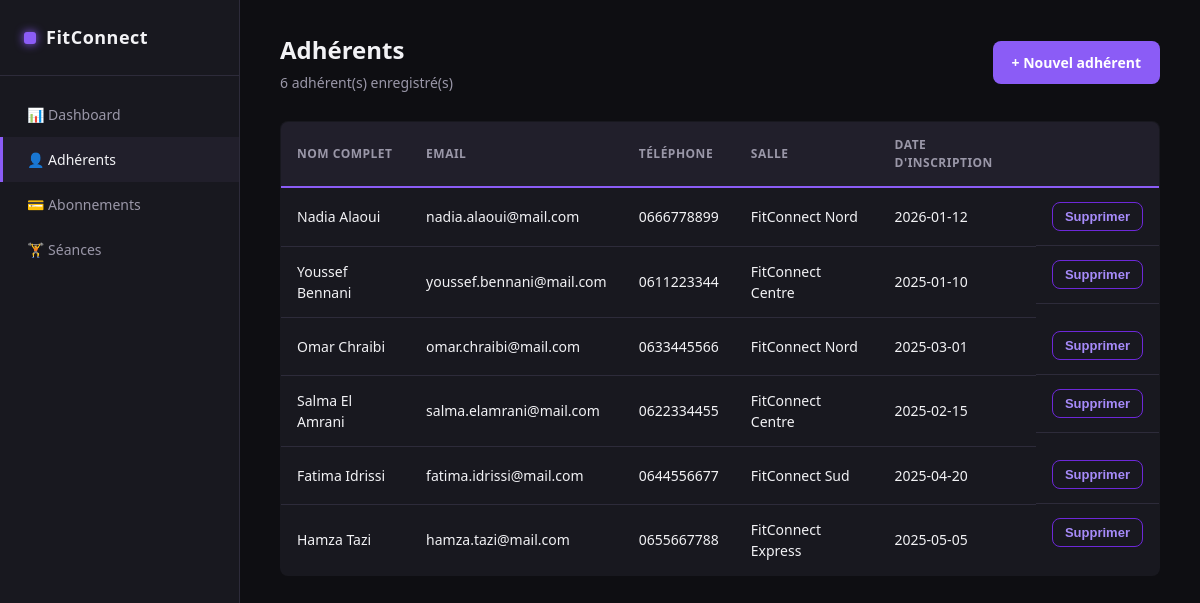
The page /public/index.php?page=adherents on the database its author committed.
### tables this page shows
CREATE TABLE adherents (
    id_adherent     INT AUTO_INCREMENT PRIMARY KEY,
    nom             VARCHAR(100) NOT NULL,
    prenom          VARCHAR(100) NOT NULL,
    email           VARCHAR(150) NOT NULL UNIQUE,
    telephone       VARCHAR(20)  NULL,
    date_naissance  DATE         NULL,
    date_inscription DATE        NOT NULL DEFAULT (CURRENT_DATE),
    id_salle        INT          NOT NULL,
    CONSTRAINT fk_adherent_salle
        FOREIGN KEY (id_salle) REFERENCES salles(id_salle)
        ON UPDATE CASCADE ON DELETE RESTRICT
);

### app/Controllers/AdherentController.php (called while the page is built, shortened)
<?php
class AdherentController
{
    private AdherentService $adherentService;
    private SalleRepository $salleRepository;
    public function __construct(AdherentService $adherentService, SalleRepository $salleRepository)
    {
        $this->adherentService = $adherentService;
        $this->salleRepository = $salleRepository;
    }
    public function index(): void
    {
        $adherents = $this->adherentService->listerTous();
        $salles = $this->salleRepository->findAll();
        $sallesParId = [];
        foreach ($salles as $s) {
            $sallesParId[$s['id_salle']] = $s['nom'];
        }
        require __DIR__ . '/../../views/adherents/index.php';
    }
}

### app/Services/AdherentService.php (called while the page is built, shortened)
<?php
class AdherentService
{
    private AdherentRepository $adherentRepository;
    public function __construct(AdherentRepository $adherentRepository)
    {
        $this->adherentRepository = $adherentRepository;
    }
    public function listerTous(): array
    {
        return $this->adherentRepository->findAll();
    }
}

### app/Repositories/AdherentRepository.php (called while the page is built, shortened)
<?php
class AdherentRepository
{
    private PDO $pdo;
    public function __construct(PDO $pdo)
    {
        $this->pdo = $pdo;
    }
    public function findAll(): array
    {
        $stmt = $this->pdo->query(
            'SELECT * FROM adherents ORDER BY nom, prenom'
        );
        return array_map(fn($row) => Adherent::fromArray($row), $stmt->fetchAll());
    }
}

### app/Entities/Adherent.php (called while the page is built, shortened)
<?php
class Adherent
{
    private ?int $idAdherent;
    private string $nom;
    private string $prenom;
    private string $email;
    private ?string $telephone;
    private string $dateInscription;
    private int $idSalle;
    public function __construct(
        ?int $idAdherent,
        string $nom,
        string $prenom,
        string $email,
        ?string $telephone,
        ?string $dateNaissance,
        string $dateInscription,
        int $idSalle
    ) {
        $this->idAdherent = $idAdherent;
        $this->nom = $nom;
        $this->prenom = $prenom;
        $this->telephone = $telephone;
        $this->dateInscription = $dateInscription;
        $this->idSalle = $idSalle;
    }
    public function getIdAdherent(): ?int { return $this->idAdherent; }
    public function getEmail(): string { return $this->email; }
    public function getTelephone(): ?string { return $this->telephone; }
    public function getDateInscription(): string { return $this->dateInscription; }
    public function getIdSalle(): int { return $this->idSalle; }
    public function getNomComplet(): string
    {
        return $this->prenom . ' ' . $this->nom;
    }
    public function setEmail(string $email): void
    {
        $this->email = $email;
    }
    public static function fromArray(array $row): self
    {
        return new self(
            (int) $row['id_adherent'],
            $row['nom'],
            $row['prenom'],
            $row['email'],
            $row['telephone'] ?? null,
            $row['date_naissance'] ?? null,
            $row['date_inscription'],
            (int) $row['id_salle']
        );
    }
}

### app/Repositories/SalleRepository.php (called while the page is built, shortened)
<?php
class SalleRepository
{
    private PDO $pdo;
    public function __construct(PDO $pdo)
    {
        $this->pdo = $pdo;
    }
    public function findAll(): array
    {
        $stmt = $this->pdo->query('SELECT * FROM salles ORDER BY nom');
        return $stmt->fetchAll();
    }
}

### views/adherents/index.php (the view, shortened to what this page needs)
<?php
require __DIR__ . '/../layout/header.php';
?>
<div class="topbar">
    <div>
        <h1>Adhérents</h1>
        <div class="subtitle"><?= count($adherents) ?> adhérent(s) enregistré(s)</div>
    </div>
    <a href="index.php?page=adherents&action=create" class="btn btn-primary">+ Nouvel adhérent</a>
</div>
<?php if (empty($adherents)): ?>
    <div class="card"><div class="empty-state">Aucun adhérent pour le moment. Cliquez sur « Nouvel adhérent » pour commencer.</div></div>
<?php else: ?>
<table>
    <thead>
        <tr>
            <th>Nom complet</th>
            <th>Email</th>
            <th>Téléphone</th>
            <th>Salle</th>
            <th>Date d'inscription</th>
            <th></th>
        </tr>
    </thead>
    <tbody>
        <?php foreach ($adherents as $a): ?>
        <tr>
            <td><?= htmlspecialchars($a->getNomComplet()) ?></td>
            <td><?= htmlspecialchars($a->getEmail()) ?></td>
            <td><?= htmlspecialchars($a->getTelephone() ?? '—') ?></td>
            <td><?= htmlspecialchars($sallesParId[$a->getIdSalle()] ?? '—') ?></td>
            <td><?= htmlspecialchars($a->getDateInscription()) ?></td>
            <td class="actions-cell">
                <form method="post" action="index.php?page=adherents&action=delete&id=<?= $a->getIdAdherent() ?>"
                      onsubmit="return confirm('Supprimer cet adhérent ?');">
                    <button type="submit" class="btn btn-danger btn-sm">Supprimer</button>
                </form>
            </td>
        </tr>
        <?php endforeach; ?>
    </tbody>
</table>
<?php endif; ?>
<?php require __DIR__ . '/../layout/footer.php'; ?>

### public/assets/css/style.css (style rules this page uses)
:root { --color-bg: #0e0e12; --color-surface: #18181f; --color-surface-alt: #211f2b; --color-border: #2d2b3a; --color-red: #8b5cf6; --color-red-dark: #6d28d9; --color-red-light: #a78bfa; --color-text: #f2f2f5; --color-text-muted: #9a97a8; --color-success: #2ecc71; --color-warning: #f5a623; --radius: 8px; --shadow: 0 4px 14px rgba(0, 0, 0, 0.4); --font: 'Segoe UI', Roboto, -apple-system, sans-serif; }
* { box-sizing: border-box; }
body { margin: 0; font-family: var(--font); background: var(--color-bg); color: var(--color-text); line-height: 1.5; }
a { color: var(--color-red-light); text-decoration: none; }
.topbar { display: flex; justify-content: space-between; align-items: center; margin-bottom: 28px; }
.topbar h1 { font-size: 24px; margin: 0; font-weight: 700; }
.topbar .subtitle { color: var(--color-text-muted); font-size: 14px; margin-top: 4px; }
.btn { display: inline-flex; align-items: center; gap: 6px; padding: 10px 18px; border-radius: var(--radius); font-size: 14px; font-weight: 600; border: 1px solid transparent; cursor: pointer; text-decoration: none; }
.btn-primary { background: var(--color-red); color: #fff; }
.btn-danger { background: transparent; border-color: var(--color-red-dark); color: var(--color-red-light); }
.btn-sm { padding: 6px 12px; font-size: 13px; }
table { width: 100%; border-collapse: collapse; background: var(--color-surface); border-radius: var(--radius); overflow: hidden; border: 1px solid var(--color-border); }
thead th { background: var(--color-surface-alt); text-align: left; padding: 14px 16px; font-size: 12px; text-transform: uppercase; letter-spacing: 0.5px; color: var(--color-text-muted); border-bottom: 2px solid var(--color-red); }
tbody td { padding: 14px 16px; border-bottom: 1px solid var(--color-border); font-size: 14px; }
tbody tr:last-child td { border-bottom: none; }
.actions-cell { display: flex; gap: 8px; }

### rows shown on the page
adherents: $a->getNomComplet() "Nadia Alaoui", email "nadia.alaoui@mail.com", telephone "0666778899", id_salle "FitConnect Nord", date_inscription "2026-01-12"
adherents: $a->getNomComplet() "Youssef Bennani", email "youssef.bennani@mail.com", telephone "0611223344", id_salle "FitConnect Centre", date_inscription "2025-01-10"
adherents: $a->getNomComplet() "Omar Chraibi", email "omar.chraibi@mail.com", telephone "0633445566", id_salle "FitConnect Nord", date_inscription "2025-03-01"
adherents: $a->getNomComplet() "Salma El Amrani", email "salma.elamrani@mail.com", telephone "0622334455", id_salle "FitConnect Centre", date_inscription "2025-02-15"
adherents: $a->getNomComplet() "Fatima Idrissi", email "fatima.idrissi@mail.com", telephone "0644556677", id_salle "FitConnect Sud", date_inscription "2025-04-20"
adherents: $a->getNomComplet() "Hamza Tazi", email "hamza.tazi@mail.com", telephone "0655667788", id_salle "FitConnect Express", date_inscription "2025-05-05"

### other values the page prints
count($adherents) "6"
